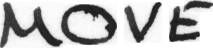
#> input picture project/kaggle_data/a01/a01-000u/a01-000u-00-01.png, 213 x 48 px; its folder holds only this picture in this run
$ python FV.py
#> lines starting #> are read from the running program, lines starting #| are printed output that depends on the picture
import sys
import glob
import argparse
import numpy as np
import math
import cv2
from scipy.stats import multivariate_normal
from sklearn import mixture
import time
from sklearn import svm
from sklearn.decomposition import PCA
import os
import xml.etree.ElementTree as ET
from sklearn.metrics.pairwise import cosine_similarity
import timeit
from sklearn.metrics import label_ranking_average_precision_score
import pickle
import copy
import matplotlib.pyplot as plt

pca_obj = None
load_gmm_flag = False

def dictionary(descriptors, N):
    '''
    Dictionary of SIFT features using GMM
    '''
    g = mixture.GaussianMixture(n_components=N, max_iter=30, n_init=2)
    descriptors = np.asarray(descriptors)
    g.fit(descriptors)
    return g.means_, g.covariances_, g.weights_

def findKeyPoints(img, window=8, radius=16):
    '''
    Getting the key points using sliding window
    '''
    keyPoints = []
    for i in range(0,img.shape[0],window):
            for j in range(0,img.shape[1],window):
                keyPoints.append(cv2.KeyPoint(i,j,radius))
    return keyPoints

def findFeatures(gray, keypoints):
    '''
    Finding the intersting points using SIFT feature detector
    '''
    gray = cv2.cvtColor(gray, cv2.COLOR_BGR2GRAY)
    # gray = cv2.resize(gray, (256, 256))
    sift = cv2.xfeatures2d.SIFT_create()
    # print(len(keypoints))
    plt.imshow(gray)
    kp, des = sift.compute(gray, keypoints)
    return kp, des

def image_descriptors(file):
    '''
    Computing the dense sift matching
    '''
    img1 = cv2.imread(file)
#> img1 is the input picture: shape (48, 213, 3); min 27, max 255, mean 187.6
    windows = [2,4,6,8,10,12]
    # windows = [2]
    radius = 16
    '''
    Getting the interest points
    '''
    descriptors = None
    for i in range(len(windows)):
        key_points_window = findKeyPoints(img1, windows[i], radius)
        if(key_points_window is None):
            continue
        kp1, des1 = findFeatures(img1, key_points_window)
        # [4 lines of commented-out code are left out]
        des1 = np.concatenate((des1,[[(point.pt[0]-img1.shape[0]/2)*1.00/img1.shape[0],
                            (point.pt[1]-img1.shape[1]/2)*1.00/img1.shape[1]] for point in kp1]), axis=1)
        # print(des1.shape)
        if(descriptors is None):
            descriptors = des1
        np.concatenate((descriptors,des1),axis=0)
#> this loop made 6 passes
#> pass 1, in image_descriptors, `des1 = np.concatenate((des1,[[(point.pt[0]-img1.shape[0]/2)*1.00/img1...`:
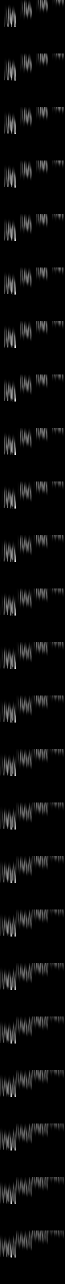
#> des1: shape (2568, 130) float64 (shown at 1/2 size); min -0.5, max 255, mean 11.2; drawn with min black and max white
    return descriptors

# def image_descriptors(file):
#     '''
#     Getting the SIFT descriptors of the image
#     '''
#     try:
#         img = cv2.imread(file, 0)
#         # img = cv2.resize(img, (256, 256))
#         # _, descriptors = cv2.xfeatures2d.SIFT_create(
#         #     nfeatures=50).detectAndCompute(img, None)
#         img = cv2.resize(img, (256, 256))
#         _, descriptors = cv2.xfeatures2d.SIFT_create().detectAndCompute(img, None)
#         return descriptors
#     except:
#         print(file)


def folder_descriptors(folder):
    '''
    Getting all the SIFT image descriptions in a folder
    '''
    files = glob.glob(folder + "/*.png")
    print("Calculating descriptors. Number of images is", len(files))
    return np.concatenate([image_descriptors(file) for file in files if image_descriptors(file) is not None])


# [7 lines left out: function likelihood_moment, not called in this run]


def likelihood_statistics(samples, means, covs, weights):
    '''
    Calculating the likelihood statistics to build the FV
    '''
    gaussians, s0, s1, s2 = {}, {}, {}, {}

    g = [multivariate_normal(mean=means[k], cov=covs[k],
                             allow_singular=False) for k in range(0, len(weights))]
    for index, x in enumerate(samples):
        gaussians[index] = np.array([g_k.pdf(x) for g_k in g])
    for k in range(0, len(weights)):
        s0[k], s1[k], s2[k] = 0, 0, 0
        for index, x in enumerate(samples):
            probabilities = np.multiply(gaussians[index], weights)
            probabilities = probabilities / np.sum(probabilities)
            s0[k] = s0[k] + likelihood_moment(x, probabilities[k], 0)
            s1[k] = s1[k] + likelihood_moment(x, probabilities[k], 1)
            s2[k] = s2[k] + likelihood_moment(x, probabilities[k], 2)
    return s0, s1, s2


def fisher_vector_weights(s0, s1, s2, means, covs, w, T):
    return np.float32([((s0[k] - T * w[k]) / np.sqrt(w[k])) for k in range(0, len(w))])


def fisher_vector_means(s0, s1, s2, means, sigma, w, T):
    return np.float32([(s1[k] - means[k] * s0[k]) / (np.sqrt(w[k] * sigma[k])) for k in range(0, len(w))])


def fisher_vector_sigma(s0, s1, s2, means, sigma, w, T):
    return np.float32([(s2[k] - 2 * means[k]*s1[k] + (means[k]*means[k] - sigma[k]) * s0[k]) / (np.sqrt(2*w[k])*sigma[k]) for k in range(0, len(w))])


# [6 lines left out: function normalize, not called in this run]


def fisher_vector(samples, means, covs, w):
    '''
    Building the FV for a image, sample denotes a list of SIFT feature vectors
    '''
    # global pca_obj
    samples = reduceDimensions(samples)
    # samples = pca_obj.transform(samples)
    s0, s1, s2 = likelihood_statistics(samples, means, covs, w)
    T = samples.shape[0]
    covs = np.float32([np.diagonal(covs[k])
                       for k in range(0, covs.shape[0])])
    a = fisher_vector_weights(s0, s1, s2, means, covs, w, T)
    b = fisher_vector_means(s0, s1, s2, means, covs, w, T)
    c = fisher_vector_sigma(s0, s1, s2, means, covs, w, T)
    fv = np.concatenate(
        [np.concatenate(a), np.concatenate(b), np.concatenate(c)])
    fv = normalize(fv)
    # print("Fv")
    # print(fv)
    return np.array(fv)


def reduceDimensions(words):
    '''
    Using PCA to reduce dimensions
    '''
    global pca_obj
    global load_gmm_flag
    # [4 lines of commented-out code are left out]
    try:
        if(pca_obj is None):
            pca = PCA(n_components=62)
            pca_obj = pca.fit(words[:,:-2])
            with open("./pca_dump", 'wb') as handle:
                pickle.dump(pca_obj, handle, protocol=pickle.HIGHEST_PROTOCOL)
        res = pca_obj.transform(words[:,:-2])
        res = np.concatenate((res,words[:,-2:]),axis=1)
        return res
    except:
        print("error in Reduce Dimensions")
        print("words shape: {0}".format(words.shape))


# [4 lines left out: function loadPCA, not called in this run]


def generate_gmm(input_folder, N):
    '''
    Generating the GMM and saving the parameters
    '''
    start = timeit.default_timer()
    words = np.concatenate([folder_descriptors(folder)
                            for folder in glob.glob(input_folder + '/*')])
#| Calculating descriptors. Number of images is 1
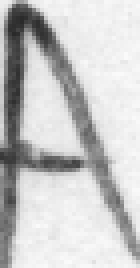
#> input picture project/kaggle_data/a01/a01-000x/a01-000x-00-00.png, 35 x 67 px (shown 4 times larger)
#> in image_descriptors, img1 is the input picture: shape (67, 35, 3); min 42, max 250, mean 198.7
#> the loop in image_descriptors (call 3), `for i in range(len(windows)):` made 6 passes
#> pass 1, in image_descriptors (call 3), `des1 = np.concatenate((des1,[[(point.pt[0]-img1.shape[0]/2)*1.00/img1...`:
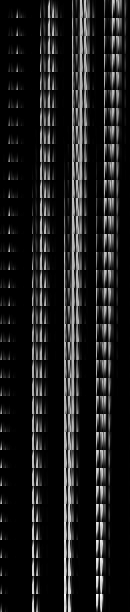
#> des1: shape (612, 130) float64; min -0.5, max 187, mean 20.9; drawn with min black and max white
#> pass 2, in image_descriptors (call 3), `des1 = np.concatenate((des1,[[(point.pt[0]-img1.shape[0]/2)*1.00/img1...`:
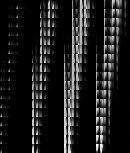
#> des1: shape (153, 130) float64; min -0.5, max 183, mean 21; drawn with min black and max white
#> pass 3, in image_descriptors (call 3), `des1 = np.concatenate((des1,[[(point.pt[0]-img1.shape[0]/2)*1.00/img1...`:
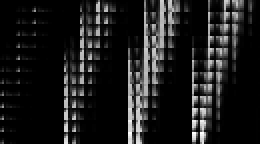
#> des1: shape (72, 130) float64 (shown 2 times larger); min -0.5, max 187, mean 20.6; drawn with min black and max white
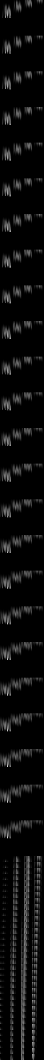
#> words: shape (3180, 130) float64 (shown at 1/3 size); min -0.5, max 255, mean 13.1; drawn with min black and max white
    stop = timeit.default_timer()
    print('Time taken for getting features: ', stop - start)
    words = reduceDimensions(words)
    print("Training GMM of size", N)
    means, covs, weights = dictionary(words, N)
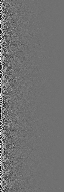
#> means: shape (192, 64) float64; min -295.5, max 372.6, mean 2.6; drawn with min black and max white
#> weights = 192 values, max 0.4 at index 1, min 0.000314 at index 188, mean 0.00521
    # Throw away gaussians with weights that are too small:
    # th = 1.0 / N
    th = 0
    means = np.float32(
        [m for k, m in zip(range(0, len(weights)), means) if weights[k] > th])
    covs = np.float32(
        [m for k, m in zip(range(0, len(weights)), covs) if weights[k] > th])
    weights = np.float32(
        [m for k, m in zip(range(0, len(weights)), weights) if weights[k] > th])

    np.save("means.gmm", means)
    np.save("covs.gmm", covs)
    np.save("weights.gmm", weights)
    return means, covs, weights


def get_fisher_vectors_from_folder(folder, gmm):
    '''
    Getting the FVs of all the images in the folder
    '''
    files = glob.glob(folder + "/*.png")
    res = {}
    for file in files:
        temp = image_descriptors(file)
        if(temp is not None):
            # print(temp)
            # print(os.path.basename(file))
            res[os.path.basename(file)] = np.float32(
                fisher_vector(temp, *gmm))
    return res
    # return np.float32([fisher_vector(image_descriptors(file), *gmm) for file in files])


def fisher_features(folder, gmm):
    '''
    Getting the FVs of all the images in the subfolders in the directory
    '''
    folders = glob.glob(folder + "/*")
    res = {}
    for f in folders:
        res.update(get_fisher_vectors_from_folder(f, gmm))
    return res


# [35 lines left out: functions get_image_mapping_from_folder, get_image_mappings, train, not called in this run]


def compare(features):
    pass


# [51 lines left out: functions success_rate, load_gmm, get_word_strings_from_file, extractWordStrings, not called in this run]


def get_word_string(path):
    pass


# [56 lines left out: functions MAPScore, get_args, not called in this run]


####################################     Main     #####################################
# working_folder = "/home/praveen/Desktop/iiith-assignments/CV/project/kaggle_data_35k/a01"
# dir_xml = "/home/praveen/Desktop/iiith-assignments/CV/project/kaggle_data_35k/xml_testing/"
# load_folder = "/home/praveen/Desktop/iiith-assignments/CV/project/35k_weights"

working_folder = "/home/praveen/Desktop/iiith-assignments/CV/project/kaggle_data_subset/a01"
dir_xml = "/home/praveen/Desktop/iiith-assignments/CV/project/kaggle_data_subset/xml_testing/"
load_folder = "/home/praveen/Desktop/iiith-assignments/CV/project/kaggle_data_subset/weights/"

print(working_folder)
no_gaussians = 192
print("no. of weights {0}".format(no_gaussians))
start = timeit.default_timer()
gmm = load_gmm(load_folder) if load_gmm_flag else generate_gmm(
    working_folder, no_gaussians)
stop = timeit.default_timer()
print('Time taken for training GMM: ', stop - start)
print("gmm: {0}".format(gmm))
#> (printed output is left out)

FV_features = None
if(load_gmm_flag):
    loadPCA(load_folder)
if(load_gmm_flag):
    with open(load_folder + "/FV_dump", 'rb') as handle:
        FV_features = pickle.load(handle)
else:
    FV_features = fisher_features(working_folder, gmm)
#> (the run stopped early here; a loop or call above may not have finished)
